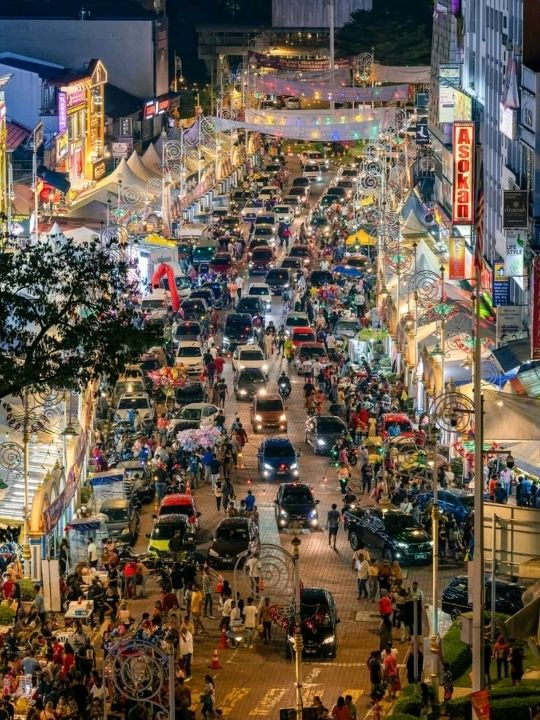
#> input picture refs/brickfields_street.jpg, 540 x 720 px, found by its file name
$ python storyboard_sheet.py
#> lines starting #> are read from the running program, lines starting #| are printed output that depends on the picture
from PIL import Image, ImageDraw, ImageFont

# ============ SHOT STATUS — update this set as gens complete ============
DONE = {"01", "02", "03", "04", "05", "06", "10", "11", "12", "13", "14"}
# ========================================================================

F = lambda s, b=True: ImageFont.truetype(f"/usr/share/fonts/truetype/dejavu/DejaVuSans{'-Bold' if b else ''}.ttf", s)
GOLD=(212,175,55); RED=(200,40,40); WHITE=(240,240,240); GRAY=(150,150,158)
GREEN=(70,180,110); ORANGE=(235,150,50); BLUE=(90,150,230)
BG=(13,13,18); CARD=(22,22,29)

TB="scenes_v4/"; SV="scenes_v4/"
panels=[
 ("01","0:00-0:04","COLD OPEN","refs/brickfields_street.jpg","EDIT 0cr",BLUE,"Black + sound - still flashes"),
 ("02","0:04-0:07","THE HANDS",TB+"s1_A_hands_jasmine_dawn.png","FILM GEN",GREEN,'Macro push-in - "Naan Durai."'),
 ("03","0:07-0:10","DURAI REVEAL","posters/durai_reveal_poster.png","FILM GEN",GREEN,"Lateral track - eyes up last"),
 ("04","0:10-0:14","KAVIN","keep/ref_kavin.png","EXISTING VID",BLUE,'"Enna, anna-ku attendance...?"'),
 ("05","0:14-0:18","TEN YEARS",TB+"s2_E_montage_garland_teaching.png","FILM GEN",GREEN,"Match cut - Pathu varusham"),
 ("06","0:18-0:22","JOHOR ARRIVES",TB+"s3_B_maaran_entrance.png","FILM GEN",GREEN,"Wheel > shoe > crane up"),
 ("07","0:22-0:26","THE PACKAGE",TB+"s3_D_packet_smile.png","EDIT 0cr",BLUE,"Rack focus packet > jasmine"),
 ("08","0:26-0:30","THE LINE",TB+"s1_E_idhu_brickfields_stare.png","FILM GEN",GREEN,'"Naan Maaran illa. Idhu Brickfields."'),
 ("09","0:30-0:34","RAHIM'S SHOP",TB+"s4_G_durai_rahim_envelope.png","FILM GEN",GREEN,'Envelope lands - "Monthly."'),
 ("10","0:34-0:39","LORRY ATTACK",SV+"s5_F_flowers_in_mud.png","FILM GEN",GREEN,"Brake whip - petals scatter"),
 ("11","0:39-0:43","THE STILL MAN",TB+"s5_J_durai_unmoved_stare.png","FILM GEN",GREEN,'"Manushan-a illa..." THE HEART'),
 ("12","0:43-0:47","DURAI MOVES",SV+"s6_F_durai_moves_ref.png","T-GEN 2",ORANGE,"One wrist catch - walks past"),
 ("13","0:47-0:51","KAVIN'S SECRET",SV+"s8_D_kavins_secret_ref.png","FILM GEN",GREEN,"One eye visible - CUT TO BLACK"),
 ("14","0:51-0:54","MAARAN RAGES",SV+"s9_E_maaran_rage_ref.png","T-GEN 3",ORANGE,"Glass shatters - real anger"),
 ("15","0:54-0:56","BIGGER SHADOW",SV+"s12_H_mysterious_man.png","FILM GEN",GREEN,"Hand + phone only - NO FACE"),
 ("16","0:56-0:58","FINAL COLLISION",SV+"s12_B_ropes_fall.png","FILM GEN",GREEN,"0.4s cuts - cause > effect"),
 ("17","0:58-1:00","TITLE SMASH","posters/final_cast_poster_v3.png","EDIT 0cr",BLUE,'"Kurai illa... Durai."'),
]

PW,TH,CH,GAP,M=370,460,140,16,44
COLS=6; ROWS=3
W=M*2+COLS*PW+(COLS-1)*GAP
HDR=210; FTR=70
H=HDR+ROWS*(TH+CH)+(ROWS-1)*GAP+FTR+M
img=Image.new("RGB",(W,H),BG); d=ImageDraw.Draw(img)
#> after `img = Image.new('RGB', (W, H), BG)`:
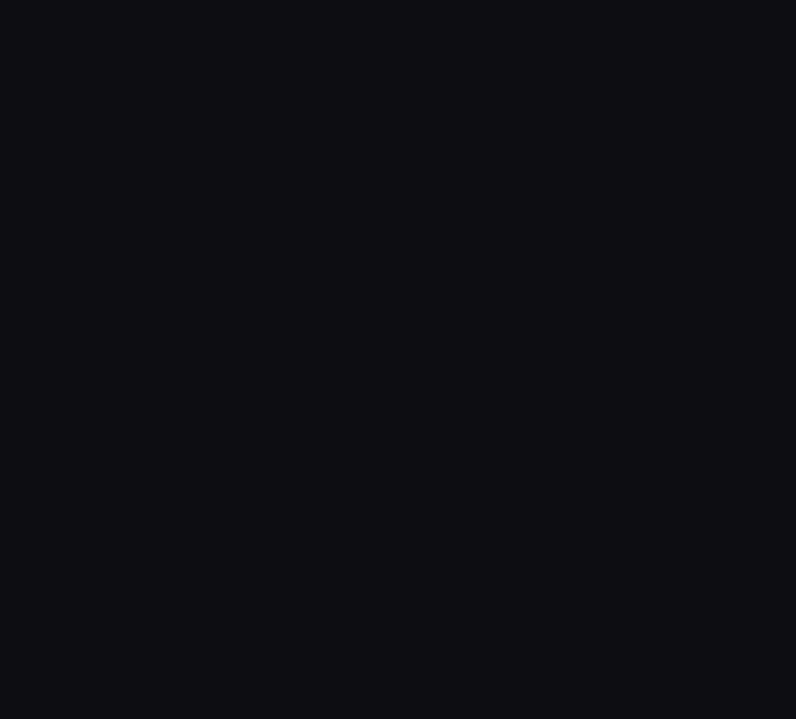
#> img: PIL image 2388x2156 RGB (shown at 1/3 size); mean R, G, B 13, 13, 18

d.text((M,52),"KURAI ILLA, DURAI",font=F(72),fill=GOLD)
d.text((M+2,140),"60-SECOND MASTER TRAILER  ·  STORYBOARD  ·  DIRECTED BY DR",font=F(30),fill=WHITE)
lx=W-M-1060
for tag,col in [("FILM GEN 0cr",GREEN),("T-GEN 30cr",ORANGE),("EDIT 0cr",BLUE)]:
    d.rounded_rectangle([lx,95,lx+34,117],6,fill=col)
    d.text((lx+44,96),tag,font=F(24),fill=WHITE); lx+=d.textlength(tag,font=F(24))+90
#> this loop made 3 passes
#> lx on passes 1 to 3: 1554.2, 1791, 1993.8
#> after the loop, lx = 1993.8
n_done=len(DONE)
d.text((W-M-1060,140),f"SHOT PROGRESS: {n_done}/17  ·  EXTRA COST: 2 x 30cr = 60cr",font=F(26),fill=GOLD)
d.line([M,HDR-18,W-M,HDR-18],fill=(60,60,70),width=2)

def crop_fit(p,w,h):
#> called with p = 'refs/brickfields_street.jpg', w = 358, h = 448
    im=Image.open(p).convert("RGB"); iw,ih=im.size
#> in crop_fit, im is the input picture: PIL image 540x720 RGB; mean R, G, B 101.9, 89.6, 76.9
#> after `iw, ih = im.size`: iw = 540; ih = 720
    s=max(w/iw,h/ih); im=im.resize((int(iw*s)+1,int(ih*s)+1))
#> after `s = max(w / iw, h / ih)`: s = 0.663
#> after `im = im.resize((int(iw * s) + 1, int(ih * s) + 1))`:
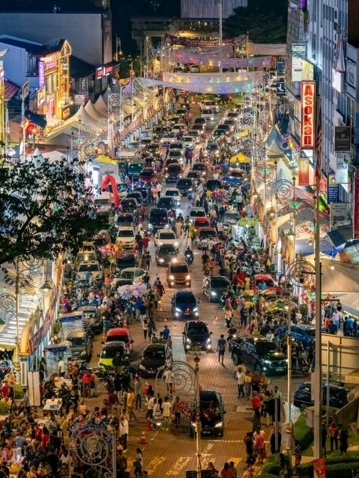
#> im: PIL image 359x478 RGB; mean R, G, B 101.9, 89.6, 76.9
    iw,ih=im.size; x=(iw-w)//2; y=(ih-h)//3
#> after `iw, ih = im.size`: iw = 359; ih = 478
#> after `x = (iw - w) // 2`: x = 0
#> after `y = (ih - h) // 3`: y = 10
    return im.crop((x,y,x+w,y+h))
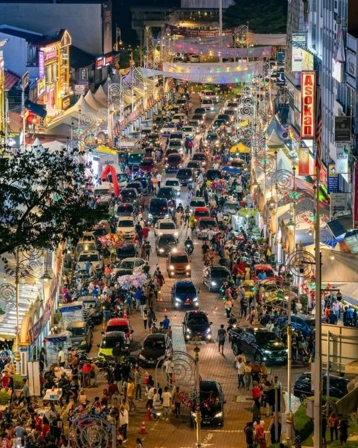
#> returned value: PIL image 358x448 RGB; mean R, G, B 104.6, 92.4, 79.8

for i,(num,tc,title,path,tag,col,cap) in enumerate(panels):
    r,c=divmod(i,COLS)
    x=M+c*(PW+GAP); y=HDR+r*(TH+CH+GAP)
    done=num in DONE
    d.rounded_rectangle([x,y,x+PW,y+TH+CH],10,fill=CARD)
    th=crop_fit(path,PW-12,TH-12); img.paste(th,(x+6,y+6))
#> after `img.paste(th, (x + 6, y + 6))`:
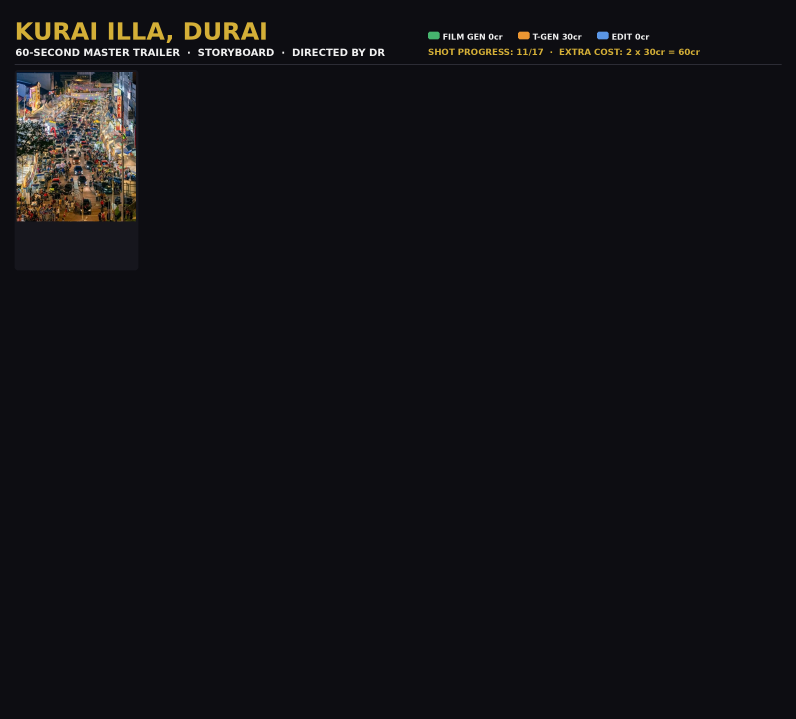
#> img: PIL image 2388x2156 RGB (shown at 1/3 size); mean R, G, B 17.6, 17.1, 20.9
    d.rectangle([x+6,y+6,x+PW-6,y+TH-6],outline=GREEN if done else (50,50,60),width=6 if done else 2)
    tw=d.textlength(tag,font=F(19)); d.rounded_rectangle([x+PW-tw-40,y+16,x+PW-16,y+46],8,fill=col)
#> after `tw = d.textlength(tag, font=F(19))`: tw = 89.23
    d.text((x+PW-tw-28,y+21),tag,font=F(19),fill=(10,10,14))
    if done:
        bw=d.textlength("SHOT  DONE",font=F(24))+56
#> bw = 223.7
        d.rounded_rectangle([x+16,y+TH-66,x+16+bw,y+TH-22],10,fill=GREEN)
        d.text((x+34,y+TH-59),"SHOT  DONE",font=F(24),fill=(8,20,12))
    ty=y+TH+8
    d.text((x+14,ty),f"SHOT {num}",font=F(26),fill=GREEN if done else GOLD)
    d.text((x+160,ty+5),tc,font=F(20,False),fill=GRAY)
    d.text((x+14,ty+38),title,font=F(28),fill=WHITE)
    d.text((x+14,ty+76),cap[:42],font=F(21,False),fill=GRAY)
#> pass 2 of the loop `for i,(num,tc,title,path,tag,col,cap) in enumerate(panels):`:
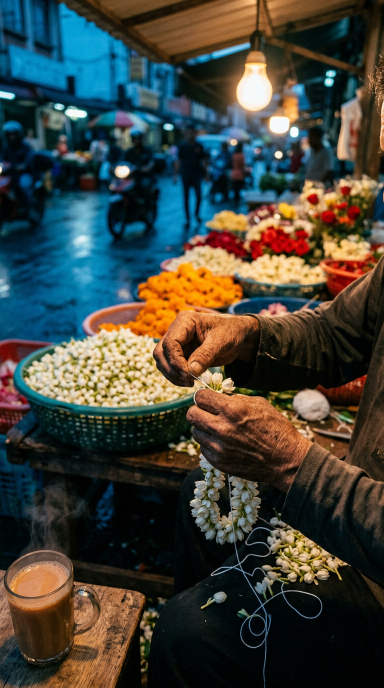
#> input picture scenes_v4/s1_A_hands_jasmine_dawn.png, 768 x 1376 px, found by its file name (shown at 1/2 size)
#> in crop_fit, im is the input picture: PIL image 768x1376 RGB; mean R, G, B 64.9, 66.5, 58.7
#> im: PIL image 359x642 RGB
#> in crop_fit (call 2), `return im.crop((x,y,x+w,y+h))`:
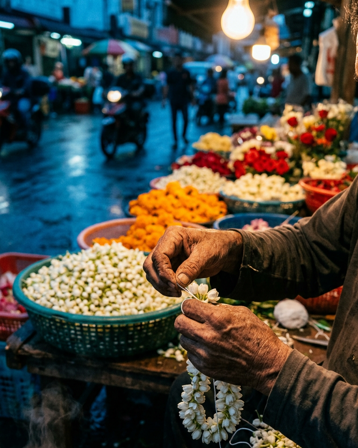
#> returned value: PIL image 358x448 RGB; mean R, G, B 70.9, 73.8, 66.5
#> `img.paste(th, (x + 6, y + 6))`:
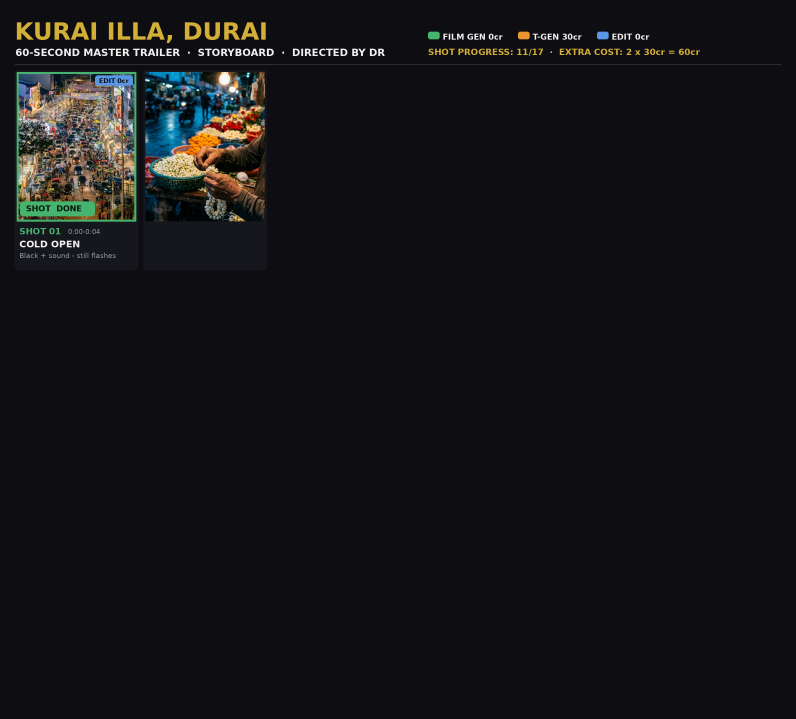
#> img: PIL image 2388x2156 RGB (shown at 1/3 size); mean R, G, B 19.6, 19.6, 23
#> tw = 102.2
#> pass 3 of the loop `for i,(num,tc,title,path,tag,col,cap) in enumerate(panels):`:
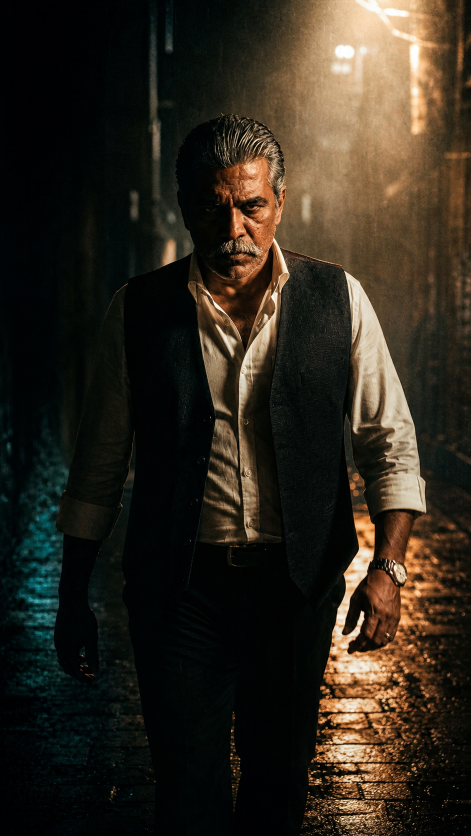
#> input picture posters/durai_reveal_poster.png, 941 x 1672 px, found by its file name (shown at 1/2 size)
#> in crop_fit, im is the input picture: PIL image 941x1672 RGB; mean R, G, B 46.2, 39.6, 28.8
#> im: PIL image 359x637 RGB
#> in crop_fit (call 3), `return im.crop((x,y,x+w,y+h))`:
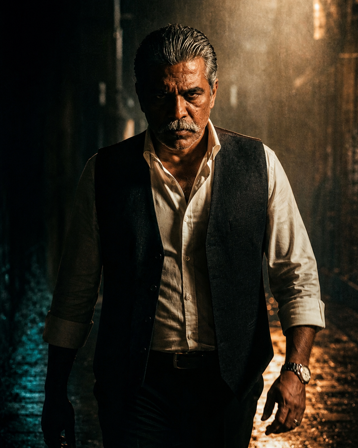
#> returned value: PIL image 358x448 RGB; mean R, G, B 47.1, 40.5, 29.4
#> `img.paste(th, (x + 6, y + 6))`:
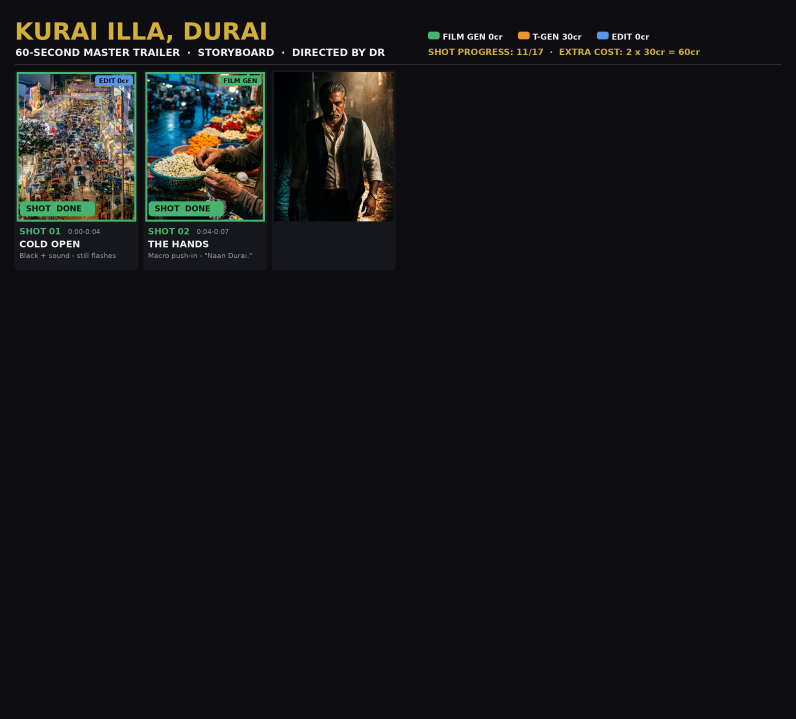
#> img: PIL image 2388x2156 RGB (shown at 1/3 size); mean R, G, B 20.9, 21.2, 23.8
#> (the run stopped early here; a loop or call above may not have finished)
